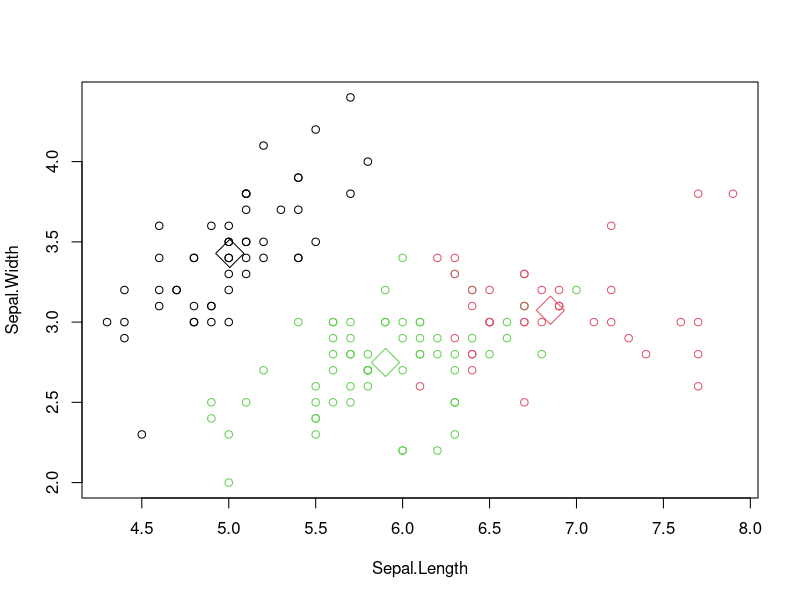

Generate this figure with R:

head(iris)

names(iris)


x = iris[,-5]
y = iris$Species

kc <- kmeans(x,3)


kc

table(y,kc$cluster)


plot(x[c("Sepal.Length", "Sepal.Width")], col=kc$cluster)
points(kc$centers[,c("Sepal.Length", "Sepal.Width")], col=1:3, pch=23, cex=3)


